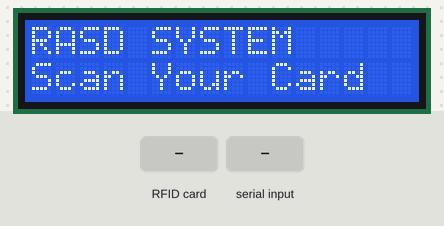
A sketch run on a simulated Arduino Uno, built with avr-gcc and run on an emulated ATmega328P. Parts: 16×2 character LCD. Inputs (shaded band) come from the test bench. What the sketch prints to the serial monitor is not drawn.

Above: at 2.8 s.
2.9 s: RFID card 5E 7A 19 C4 held to the reader
At 3.9 s:
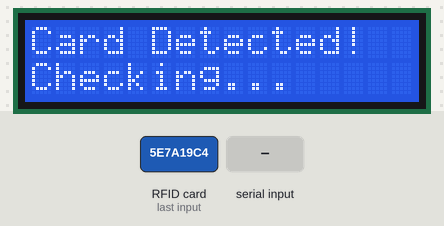
4.4 s: "RASD_RESULT=\n" received over Serial
At 5.2 s:
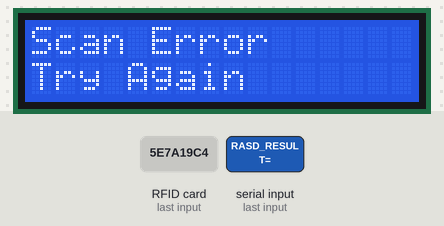
Timing chart, 0 to 7.4 s (numbered marks = the images above; inputs shaded):
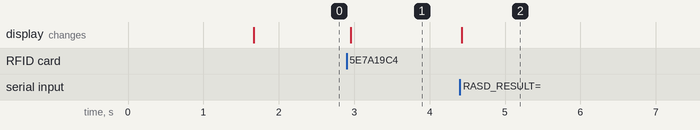

The sketch:

sketch_oct20a_copy_20261030202045.ino
```cpp
#include <SPI.h>
#include <MFRC522.h>
#include <Wire.h>
#include <LiquidCrystal_I2C.h>

#define SS_PIN 10
#define RST_PIN 9

MFRC522 rfid(SS_PIN, RST_PIN);
LiquidCrystal_I2C lcd(0x27, 16, 2);

void showReady() {
  lcd.clear();
  lcd.setCursor(0, 0);
  lcd.print("RASD SYSTEM");
  lcd.setCursor(0, 1);
  lcd.print("Scan Your Card");
}

void showResult(String result) {
  lcd.clear();

  if (result == "HOLD") {
    lcd.setCursor(0, 0);
    lcd.print("Access Denied");
    lcd.setCursor(0, 1);
    lcd.print("Refer to Staff");
  }
  else if (result == "EXIT_ALLOWED") {
    lcd.setCursor(0, 0);
    lcd.print("Exit Allowed");
    lcd.setCursor(0, 1);
    lcd.print("Good Bye");
  }
  else if (result == "TRIP_ACTIVE") {
    lcd.setCursor(0, 0);
    lcd.print("Trip Active");
    lcd.setCursor(0, 1);
    lcd.print("Welcome");
  }
  else {
    lcd.setCursor(0, 0);
    lcd.print("Scan Error");
    lcd.setCursor(0, 1);
    lcd.print("Try Again");
  }

  delay(3000);
  showReady();
}

void setup() {
  Serial.begin(115200);
  Serial.setTimeout(5000);

  SPI.begin();
  rfid.PCD_Init();

  lcd.init();
  lcd.backlight();

  lcd.setCursor(0, 0);
  lcd.print("RASD SYSTEM");
  lcd.setCursor(0, 1);
  lcd.print("Initializing...");

  delay(1500);

  byte version = rfid.PCD_ReadRegister(rfid.VersionReg);

  Serial.print("RFID Reader Version: 0x");
  Serial.println(version, HEX);
  Serial.println("RASD System Ready");

  showReady();
}

void loop() {

  if (!rfid.PICC_IsNewCardPresent()) {
    return;
  }

  if (!rfid.PICC_ReadCardSerial()) {
    return;
  }

  lcd.clear();
  lcd.setCursor(0, 0);
  lcd.print("Card Detected!");
  lcd.setCursor(0, 1);
  lcd.print("Checking...");

  Serial.print("RFID_UID=");

  for (byte i = 0; i < rfid.uid.size; i++) {
    if (rfid.uid.uidByte[i] < 0x10) {
      Serial.print("0");
    }
    Serial.print(rfid.uid.uidByte[i], HEX);
  }

  Serial.println();

  rfid.PICC_HaltA();
  rfid.PCD_StopCrypto1();

  // Wait for the Python bridge/backend decision.
  unsigned long startTime = millis();

  while (millis() - startTime < 10000) {

    if (Serial.available()) {
      String response = Serial.readStringUntil('\n');
      response.trim();

      if (response.startsWith("RASD_RESULT=")) {
        String result = response.substring(12);
        showResult(result);
        return;
      }
    }
  }

  // No response received from the bridge.
  showResult("SCAN_ERROR");
}
```

Measured:
- after the input at 2.9 s, the display: changes after 0.05 s (image 1)
- after the input at 4.4 s, the display: changes at once (image 2)
